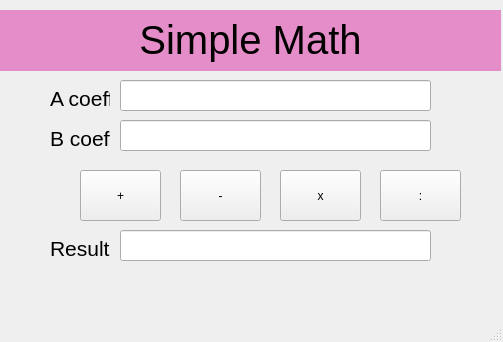
<?xml version="1.0" encoding="UTF-8"?>
<ui version="4.0">
 <class>MainWindow</class>
 <widget class="QMainWindow" name="MainWindow">
  <property name="geometry">
   <rect>
    <x>0</x>
    <y>0</y>
    <width>503</width>
    <height>342</height>
   </rect>
  </property>
  <property name="windowTitle">
   <string>MainWindow</string>
  </property>
  <widget class="QWidget" name="centralwidget">
   <widget class="QLabel" name="label">
    <property name="geometry">
     <rect>
      <x>0</x>
      <y>10</y>
      <width>501</width>
      <height>61</height>
     </rect>
    </property>
    <property name="font">
     <font>
      <pointsize>30</pointsize>
     </font>
    </property>
    <property name="styleSheet">
     <string notr="true">background:rgb(229, 141, 200);
color:black
</string>
    </property>
    <property name="text">
     <string>&lt;html&gt;&lt;head/&gt;&lt;body&gt;&lt;p align=&quot;center&quot;&gt;Simple Math&lt;/p&gt;&lt;/body&gt;&lt;/html&gt;</string>
    </property>
   </widget>
   <widget class="QLabel" name="label_2">
    <property name="geometry">
     <rect>
      <x>50</x>
      <y>90</y>
      <width>60</width>
      <height>16</height>
     </rect>
    </property>
    <property name="font">
     <font>
      <pointsize>16</pointsize>
     </font>
    </property>
    <property name="text">
     <string>A coeff:</string>
    </property>
   </widget>
   <widget class="QLabel" name="label_3">
    <property name="geometry">
     <rect>
      <x>50</x>
      <y>130</y>
      <width>60</width>
      <height>16</height>
     </rect>
    </property>
    <property name="font">
     <font>
      <pointsize>16</pointsize>
     </font>
    </property>
    <property name="text">
     <string>B coeff:</string>
    </property>
   </widget>
   <widget class="QLabel" name="label_4">
    <property name="geometry">
     <rect>
      <x>50</x>
      <y>240</y>
      <width>60</width>
      <height>16</height>
     </rect>
    </property>
    <property name="font">
     <font>
      <pointsize>16</pointsize>
     </font>
    </property>
    <property name="text">
     <string>Result :</string>
    </property>
   </widget>
   <widget class="QPushButton" name="pushButtonadd">
    <property name="geometry">
     <rect>
      <x>80</x>
      <y>170</y>
      <width>81</width>
      <height>51</height>
     </rect>
    </property>
    <property name="text">
     <string>+</string>
    </property>
   </widget>
   <widget class="QPushButton" name="pushButtonminus">
    <property name="geometry">
     <rect>
      <x>180</x>
      <y>170</y>
      <width>81</width>
      <height>51</height>
     </rect>
    </property>
    <property name="text">
     <string>-</string>
    </property>
   </widget>
   <widget class="QPushButton" name="pushButtonmulti">
    <property name="geometry">
     <rect>
      <x>280</x>
      <y>170</y>
      <width>81</width>
      <height>51</height>
     </rect>
    </property>
    <property name="text">
     <string>x</string>
    </property>
   </widget>
   <widget class="QPushButton" name="pushButtondivide">
    <property name="geometry">
     <rect>
      <x>380</x>
      <y>170</y>
      <width>81</width>
      <height>51</height>
     </rect>
    </property>
    <property name="text">
     <string>:</string>
    </property>
   </widget>
   <widget class="QLineEdit" name="lineEditA">
    <property name="geometry">
     <rect>
      <x>120</x>
      <y>80</y>
      <width>311</width>
      <height>31</height>
     </rect>
    </property>
   </widget>
   <widget class="QLineEdit" name="lineEditB">
    <property name="geometry">
     <rect>
      <x>120</x>
      <y>120</y>
      <width>311</width>
      <height>31</height>
     </rect>
    </property>
   </widget>
   <widget class="QLineEdit" name="lineEditResult">
    <property name="geometry">
     <rect>
      <x>120</x>
      <y>230</y>
      <width>311</width>
      <height>31</height>
     </rect>
    </property>
   </widget>
  </widget>
  <widget class="QMenuBar" name="menubar">
   <property name="geometry">
    <rect>
     <x>0</x>
     <y>0</y>
     <width>503</width>
     <height>30</height>
    </rect>
   </property>
  </widget>
  <widget class="QStatusBar" name="statusbar"/>
 </widget>
 <resources/>
 <connections/>
</ui>
